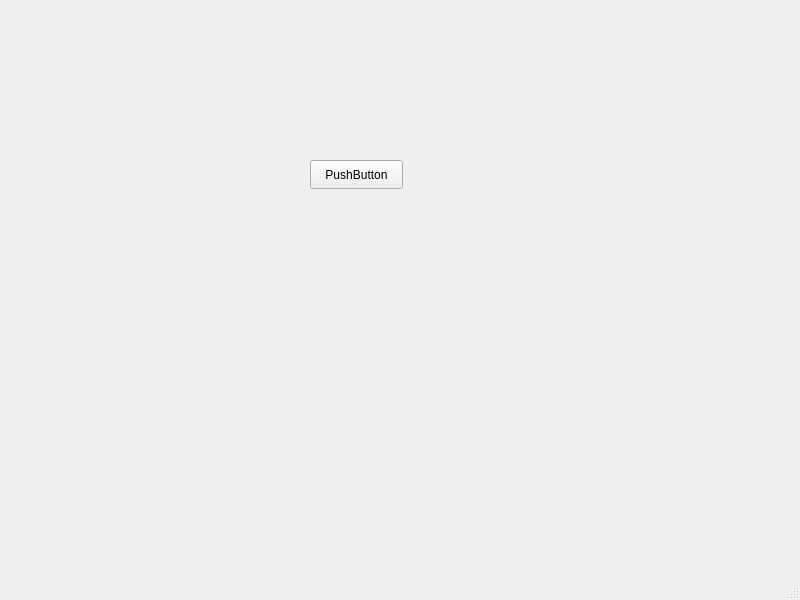
<?xml version="1.0" encoding="UTF-8"?>
<ui version="4.0">
 <class>MainWindow</class>
 <widget class="QMainWindow" name="MainWindow">
  <property name="geometry">
   <rect>
    <x>0</x>
    <y>0</y>
    <width>800</width>
    <height>600</height>
   </rect>
  </property>
  <property name="windowTitle">
   <string>MainWindow</string>
  </property>
  <widget class="QWidget" name="centralwidget">
   <widget class="QPushButton" name="pushButton">
    <property name="geometry">
     <rect>
      <x>310</x>
      <y>160</y>
      <width>93</width>
      <height>29</height>
     </rect>
    </property>
    <property name="text">
     <string>PushButton</string>
    </property>
   </widget>
  </widget>
  <widget class="QMenuBar" name="menubar">
   <property name="geometry">
    <rect>
     <x>0</x>
     <y>0</y>
     <width>800</width>
     <height>26</height>
    </rect>
   </property>
  </widget>
  <widget class="QStatusBar" name="statusbar"/>
 </widget>
 <resources/>
 <connections/>
</ui>
